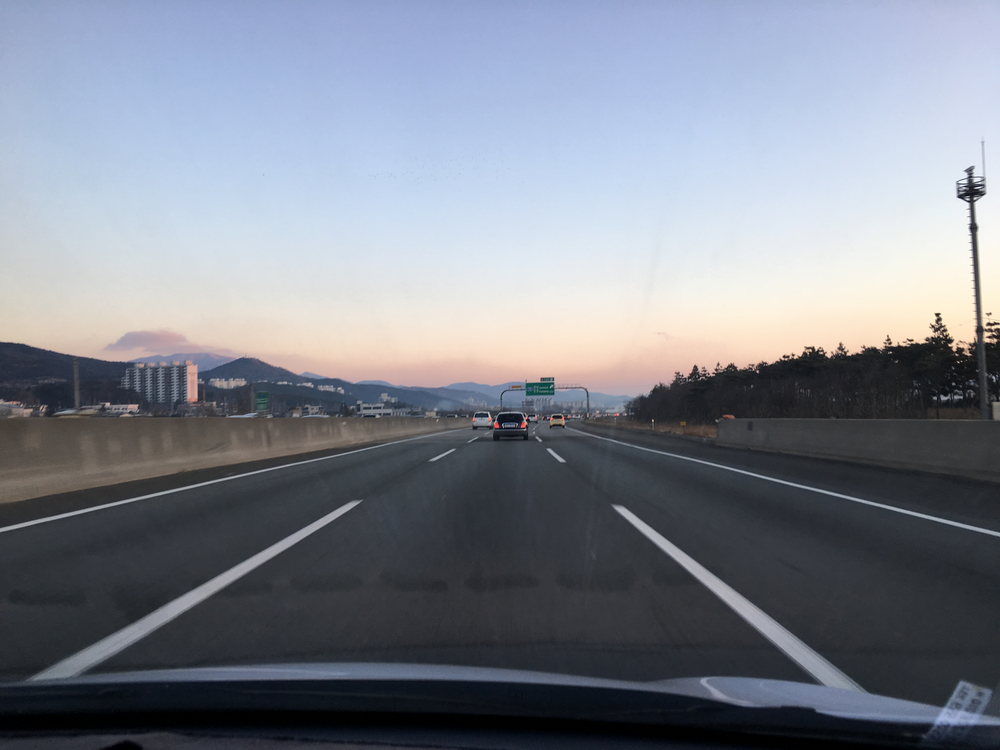
#> input picture 20260203_OpenCv/data/Roads.png, 1000 x 750 px
$ python opencv03_image.py
#> lines starting #> are read from the running program, lines starting #| are printed output that depends on the picture; after the words box and inside, x2 and y2 are one past the last pixel; in counts of white or black regions, pixels touching at a corner belong together
# Hough Line Transform을 이용한 직선 검출

import cv2 as cv
import os

# 데이터 관리를 위한 폴더 (data 폴더가 없으면 생성)
DATA_FILE_PATH = os.path.join(os.path.dirname(__file__), "data")
if not os.path.exists(DATA_FILE_PATH):
  os.makedirs(DATA_FILE_PATH)

# 도로 이미지 읽어서 표시
imgfile = os.path.join(DATA_FILE_PATH, 'Roads.png')
cimg = cv.imread(imgfile)
#> cimg is the input picture: shape (750, 1000, 3); mean B, G, R 141.6, 130.9, 125.8
cv.imshow('Roads - original', cimg)


# 도로이미지를 GRAY로 변환 후 이진화, 에지 추출 후 표시
img = cv.cvtColor(cimg, cv.COLOR_BGR2GRAY)
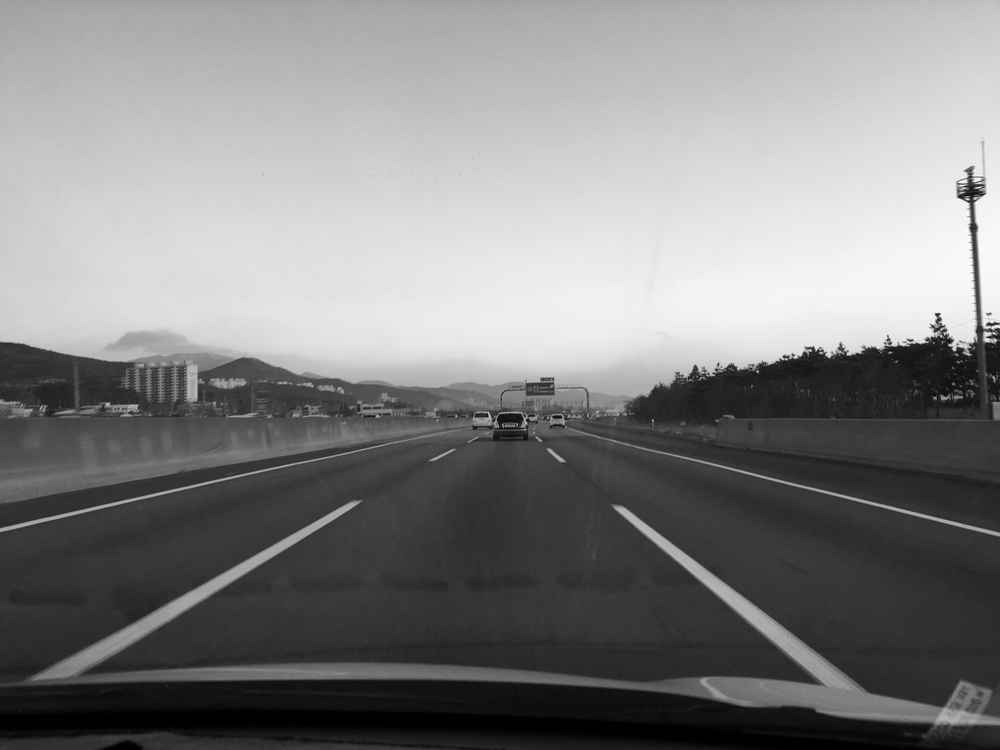
#> img: shape (750, 1000); min 0, max 255, mean 130.6
_, img = cv.threshold(img, 100, 255, cv.THRESH_BINARY)
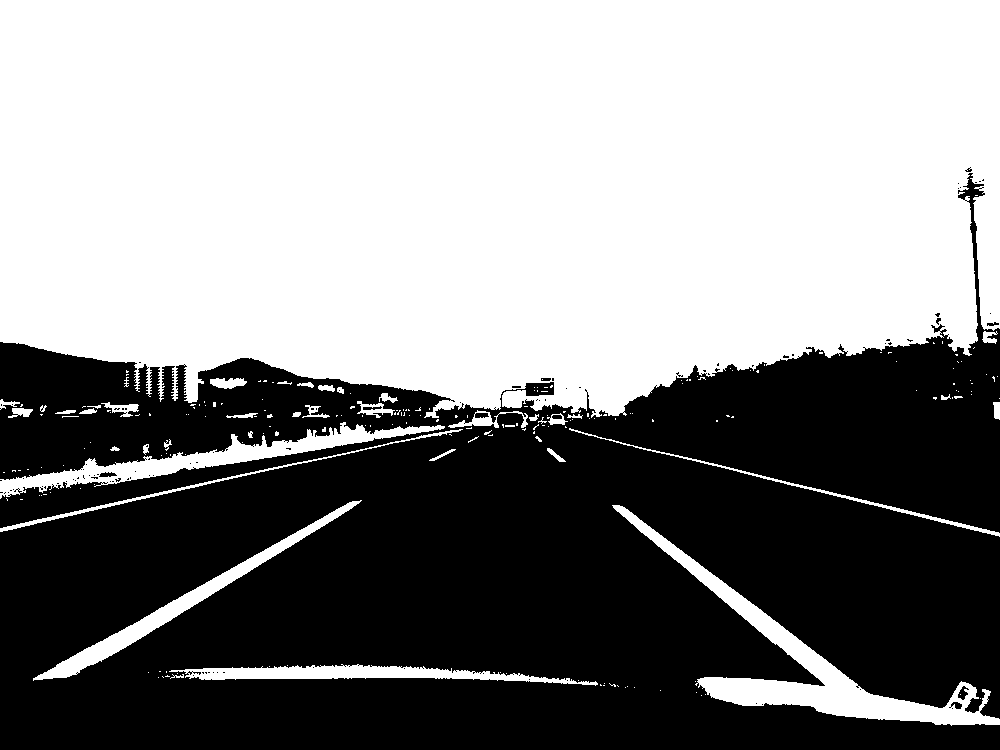
#> img: shape (750, 1000); 53.9% white; 99 black regions (90 under 20 px), largest, box (x1, y1, x2, y2) and area: (0, 173, 1000, 750) 345196, (958, 686, 969, 700) 80, (99, 472, 117, 477) 61
img = cv.Canny(img, 50, 200, None, 3)
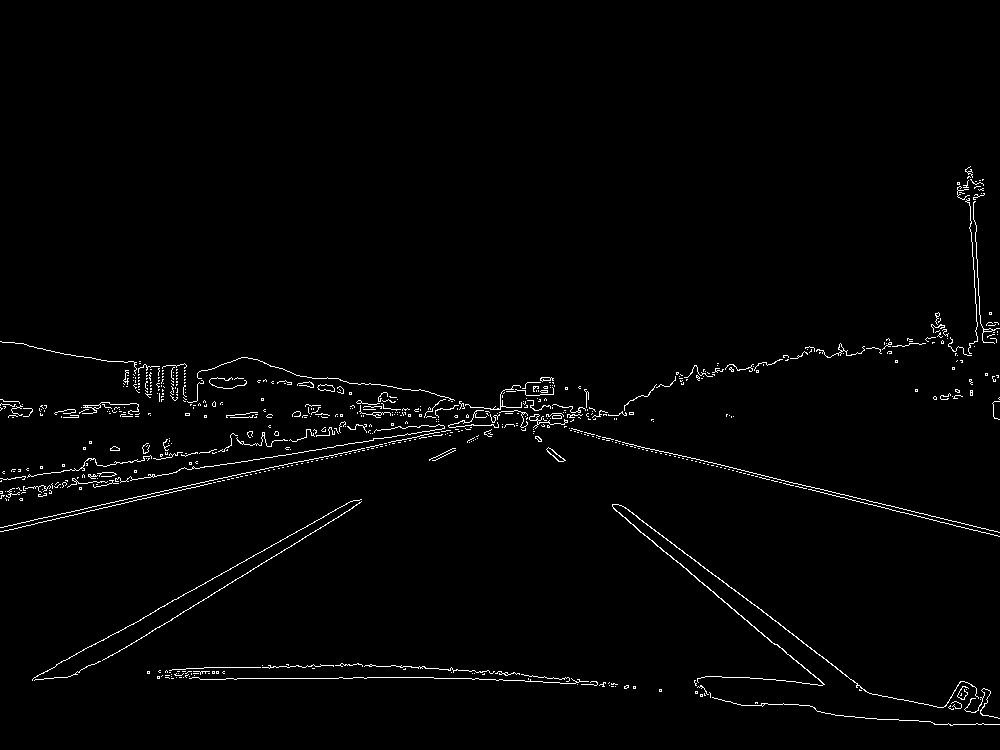
#> img: shape (750, 1000); 1.5% white in thin lines or dots, all inside (x1, y1, x2, y2) = (0, 166, 1000, 726)
cv.imshow('Image - binary & edge', img)


# 사용자 입력키 대기 및 종료
cv.waitKey()
cv.destroyAllWindows()
